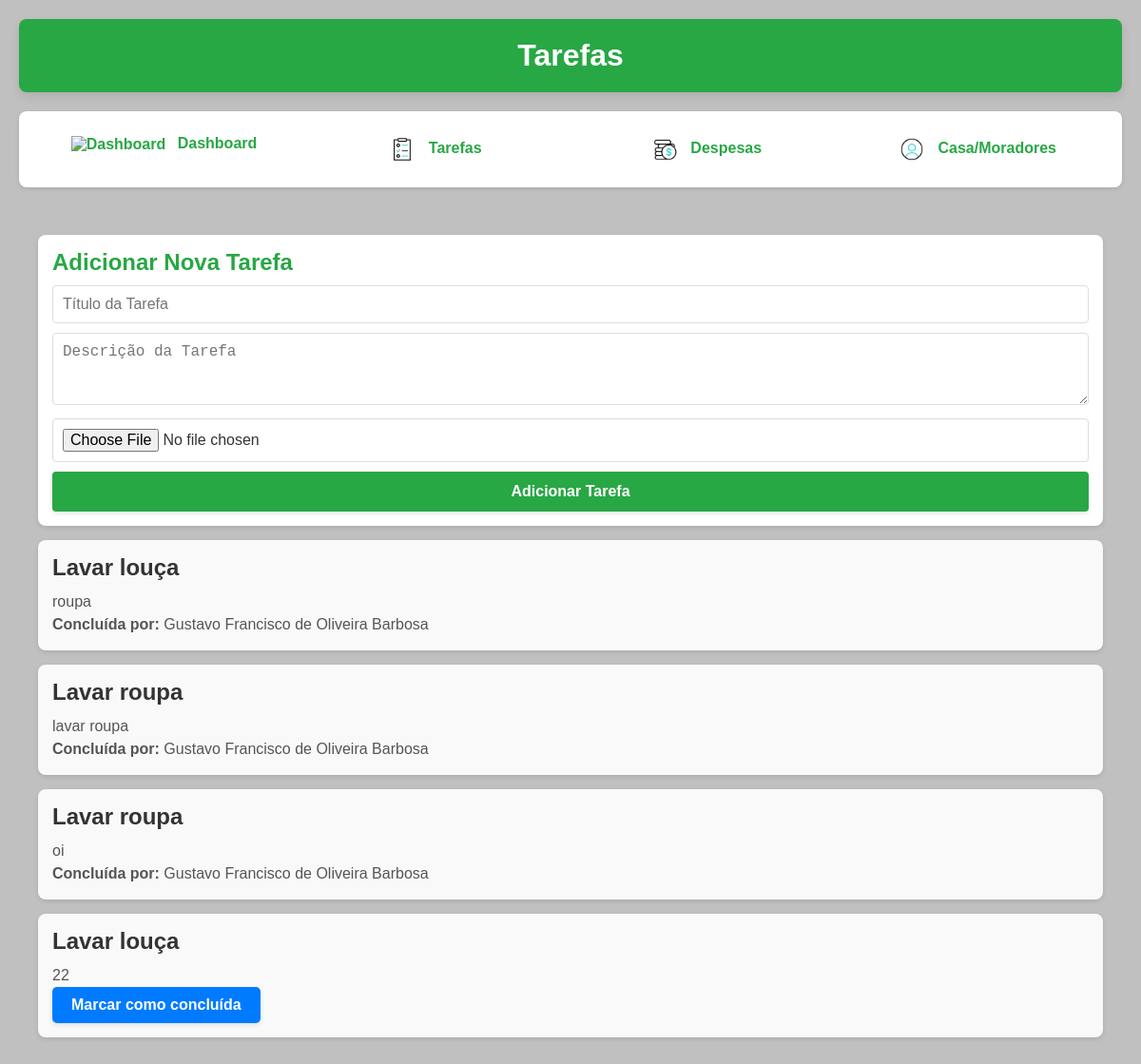
Page /tasks (signed in) on the committed database.
### app.py (models this page shows, shortened)
class Tarefa(db.Model):
    id = db.Column(db.Integer, primary_key=True)
    titulo = db.Column(db.String(100), nullable=False)
    descricao = db.Column(db.Text, nullable=True)
    concluida = db.Column(db.Boolean, default=False)
    data_criacao = db.Column(db.DateTime, default=datetime.utcnow)
    foto = db.Column(db.String(120), nullable=True)
    casa_id = db.Column(db.Integer, db.ForeignKey('casa.id'), nullable=False)  # Relacionado à Casa
    usuario_id = db.Column(db.Integer, db.ForeignKey('usuario.id'), nullable=True)
    usuario = db.relationship('Usuario', backref='tarefas_concluidas')

class Usuario(db.Model):
    id = db.Column(db.Integer, primary_key=True)
    nome = db.Column(db.String(100), nullable=False)
    email = db.Column(db.String(120), unique=True, nullable=False)
    senha = db.Column(db.String(200), nullable=False)
    foto_url = db.Column(db.String(200), nullable=True)  # Adiciona o campo para a URL da foto
    casa_id = db.Column(db.Integer, db.ForeignKey('casa.id'), nullable=False)  # Relacionamento correto

### app.py (the view, shortened to what this page needs)
@app.route('/tasks', methods=['GET', 'POST'])
def tasks():
    if 'usuario_id' not in session:
        return redirect(url_for('login'))
    usuario = Usuario.query.get(session['usuario_id'])
    tarefas = Tarefa.query.filter_by(casa_id=usuario.casa_id).all()
    return render_template('tasks.html', tarefas=tarefas)

### templates/tasks.html (shortened to what this page needs)
<!DOCTYPE html>
<html lang="pt-BR">
<head>
</head>
<body>
  {% extends "base.html" %}
  {% block header %}Tarefas{% endblock %}
  {% block content %}
  <div class="form-task">
    <h3>Adicionar Nova Tarefa</h3>
    <form method="POST" enctype="multipart/form-data" action="{{ url_for('tasks') }}">
      <input type="text" name="titulo" placeholder="Título da Tarefa" required>
      <textarea name="descricao" rows="3" placeholder="Descrição da Tarefa"></textarea>
      <input type="file" name="foto" accept="image/*">
      <button type="submit" class="btn-green">Adicionar Tarefa</button>
    </form>
  </div>
  {% for tarefa in tarefas %}
  <div class="tarefa-container">
      <h3>{{ tarefa.titulo }}</h3>
      <p>{{ tarefa.descricao }}</p>
      {% if tarefa.concluida %}
          <p><strong>Concluída por:</strong> {{ tarefa.usuario.nome }}</p>
      {% else %}
          <form method="POST" action="{{ url_for('concluir_tarefa', tarefa_id=tarefa.id) }}">
              <button type="submit">Marcar como concluída</button>
          </form>
      {% endif %}
  </div>
  {% endfor %}
{% endblock %}

### static/css/styles.css (style rules this page uses)
body { font-family: 'Arial', sans-serif; background: #C0C0C0; color: #333; min-height: 100vh; display: flex; flex-direction: column; align-items: center; padding: 20px; }
h3 { color: #28a745; margin-bottom: 15px; font-size: 1.5em; }
button { background-color: #28a745; color: white; border: none; padding: 5px 15px; font-size: 14px; font-weight: bold; border-radius: 3px; cursor: pointer; transition: background-color 0.3s, transform 0.2s; box-shadow: 0 2px 5px rgba(0, 0, 0, 0.1); }

### templates/tasks.html (style rules this page uses)
* { margin: 0; padding: 0; box-sizing: border-box; }
body { font-family: Arial, sans-serif; background: #C0C0C0; }
.form-task { background: #fff; padding: 15px; border-radius: 8px; margin-bottom: 15px; box-shadow: 0 2px 5px rgba(0,0,0,0.1); }
.form-task h3 { margin-bottom: 10px; color: #28a745; }
.form-task input, .form-task textarea, .form-task input[type="file"] { width: 100%; padding: 10px; margin-bottom: 10px; border: 1px solid #ddd; border-radius: 4px; font-size: 16px; }
.btn-green { width: 100%; background-color: #28a745; color: #fff; border: none; padding: 12px; border-radius: 4px; cursor: pointer; font-size: 16px; }
button { background-color: #28a745; color: white; border: none; padding: 5px 15px; font-size: 14px; font-weight: bold; border-radius: 3px; cursor: pointer; transition: background-color 0.3s, transform 0.2s; box-shadow: 0 2px 5px rgba(0, 0, 0, 0.1); }
.tarefa-container { background-color: #f9f9f9; padding: 15px; margin: 15px 0; border-radius: 8px; box-shadow: 0 2px 5px rgba(0, 0, 0, 0.1); transition: background-color 0.3s ease; }
.tarefa-container h3 { font-size: 1.5rem; color: #333; margin-bottom: 10px; }
.tarefa-container p { font-size: 1rem; color: #555; line-height: 1.5; }
.tarefa-container form button { background-color: #007bff; color: #fff; border: none; padding: 10px 20px; font-size: 1rem; border-radius: 5px; cursor: pointer; transition: background-color 0.3s ease; }

### rows in the picture
Tarefa: titulo "Lavar louça", descricao "roupa", usuario.nome "Gustavo Francisco de Oliveira Barbosa"
Tarefa: titulo "Lavar roupa", descricao "lavar roupa", usuario.nome "Gustavo Francisco de Oliveira Barbosa"
Tarefa: titulo "Lavar roupa", descricao "oi", usuario.nome "Gustavo Francisco de Oliveira Barbosa"
Tarefa: titulo "Lavar louça", descricao "22"
